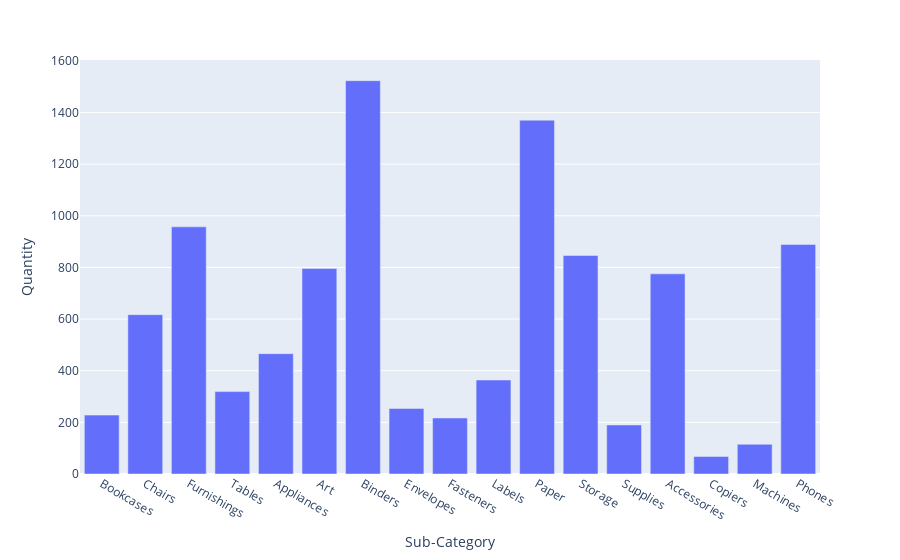

This figure's notebook cell:
### Code cell
px.bar(df_g, x='Sub-Category', y='Quantity')

### Figure 1 — Plotly figure (JSON) as saved in the notebook; plotly's stock layout.template omitted (floating-point values rounded to 4 significant figures)
{"data": [{"alignmentgroup": "True", "hovertemplate": "Sub-Category=%{x}<br>Quantity=%{y}<extra></extra>", "legendgroup": "", "marker": {"color": "#636efa"}, "name": "", "offsetgroup": "", "orientation": "v", "showlegend": false, "textposition": "auto", "type": "bar", "x": ["Bookcases", "Chairs", "Furnishings", "Tables", "Appliances", "Art", "Binders", "Envelopes", "Fasteners", "Labels", "Paper", "Storage", "Supplies", "Accessories", "Copiers", "Machines", "Phones"], "xaxis": "x", "y": [228, 617, 957, 319, 466, 796, 1523, 254, 217, 364, 1370, 846, 190, 775, 68, 115, 889], "yaxis": "y"}], "layout": {"barmode": "relative", "legend": {"tracegroupgap": 0}, "margin": {"t": 60}, "xaxis": {"anchor": "y", "domain": [0, 1], "title": {"text": "Sub-Category"}}, "yaxis": {"anchor": "x", "domain": [0, 1], "title": {"text": "Quantity"}}}}
